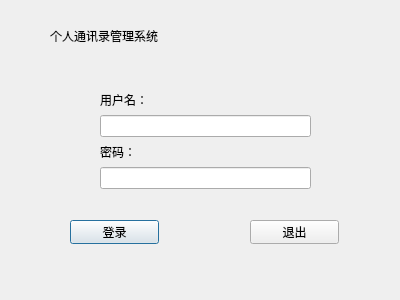
<?xml version="1.0" encoding="UTF-8"?>
<ui version="4.0">
 <class>LogDlg</class>
 <widget class="QDialog" name="LogDlg">
  <property name="geometry">
   <rect>
    <x>0</x>
    <y>0</y>
    <width>400</width>
    <height>300</height>
   </rect>
  </property>
  <property name="windowTitle">
   <string>Dialog</string>
  </property>
  <widget class="QPushButton" name="loginBtn">
   <property name="geometry">
    <rect>
     <x>70</x>
     <y>220</y>
     <width>89</width>
     <height>24</height>
    </rect>
   </property>
   <property name="text">
    <string>登录</string>
   </property>
  </widget>
  <widget class="QPushButton" name="exitBtn">
   <property name="geometry">
    <rect>
     <x>250</x>
     <y>220</y>
     <width>89</width>
     <height>24</height>
    </rect>
   </property>
   <property name="text">
    <string>退出</string>
   </property>
  </widget>
  <widget class="QLabel" name="label">
   <property name="geometry">
    <rect>
     <x>50</x>
     <y>20</y>
     <width>311</width>
     <height>31</height>
    </rect>
   </property>
   <property name="styleSheet">
    <string notr="true">font: 20pt &quot;张海山锐线体简&quot;;</string>
   </property>
   <property name="text">
    <string>个人通讯录管理系统</string>
   </property>
  </widget>
  <widget class="QWidget" name="layoutWidget">
   <property name="geometry">
    <rect>
     <x>100</x>
     <y>90</y>
     <width>211</width>
     <height>99</height>
    </rect>
   </property>
   <layout class="QVBoxLayout" name="verticalLayout">
    <item>
     <widget class="QLabel" name="usrName">
      <property name="text">
       <string>用户名：</string>
      </property>
     </widget>
    </item>
    <item>
     <widget class="QLineEdit" name="usrLineEdit"/>
    </item>
    <item>
     <widget class="QLabel" name="pwd">
      <property name="text">
       <string>密码：</string>
      </property>
     </widget>
    </item>
    <item>
     <widget class="QLineEdit" name="pwdLineEdit">
      <property name="echoMode">
       <enum>QLineEdit::Password</enum>
      </property>
     </widget>
    </item>
   </layout>
  </widget>
 </widget>
 <resources/>
 <connections>
  <connection>
   <sender>exitBtn</sender>
   <signal>clicked()</signal>
   <receiver>LogDlg</receiver>
   <slot>close()</slot>
   <hints>
    <hint type="sourcelabel">
     <x>294</x>
     <y>231</y>
    </hint>
    <hint type="destinationlabel">
     <x>199</x>
     <y>149</y>
    </hint>
   </hints>
  </connection>
 </connections>
</ui>
